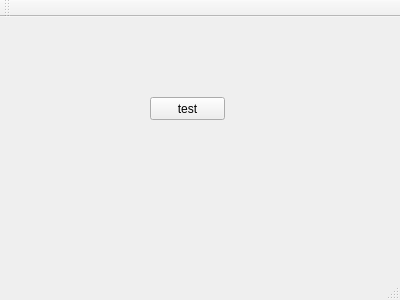
<?xml version="1.0" encoding="UTF-8"?>
<ui version="4.0">
 <class>MainWindow</class>
 <widget class="QMainWindow" name="MainWindow">
  <property name="geometry">
   <rect>
    <x>0</x>
    <y>0</y>
    <width>400</width>
    <height>300</height>
   </rect>
  </property>
  <property name="windowTitle">
   <string>MainWindow</string>
  </property>
  <widget class="QWidget" name="centralWidget">
   <widget class="QPushButton" name="pushButton">
    <property name="geometry">
     <rect>
      <x>150</x>
      <y>80</y>
      <width>75</width>
      <height>23</height>
     </rect>
    </property>
    <property name="text">
     <string>test</string>
    </property>
   </widget>
  </widget>
  <widget class="QMenuBar" name="menuBar">
   <property name="geometry">
    <rect>
     <x>0</x>
     <y>0</y>
     <width>400</width>
     <height>23</height>
    </rect>
   </property>
  </widget>
  <widget class="QToolBar" name="mainToolBar">
   <attribute name="toolBarArea">
    <enum>TopToolBarArea</enum>
   </attribute>
   <attribute name="toolBarBreak">
    <bool>false</bool>
   </attribute>
  </widget>
  <widget class="QStatusBar" name="statusBar"/>
 </widget>
 <layoutdefault spacing="6" margin="11"/>
 <resources/>
 <connections/>
</ui>
